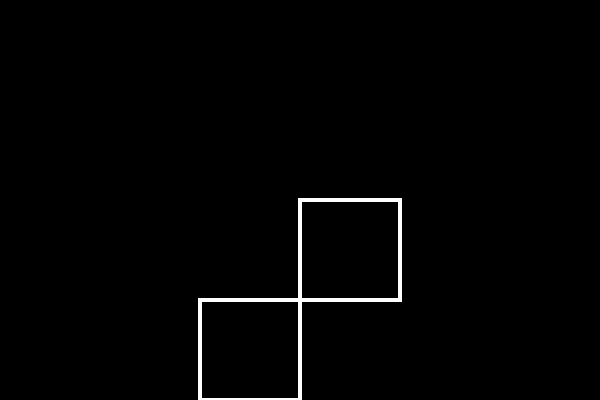
Frame 1 (no input)
Frame 60 (no input): identical to frame 1, image omitted
Frame 120 (the mouse pressed at the canvas centre since frame 60): identical to frame 1, image omitted

The p5.js sketch that drew this single still picture (run headless with seeded random() and noise() and a simulated clock; from frame 60 on, the mouse is pressed at the canvas centre):

// p5.js sketch
// ── sketch.js
// https://editor.p5js.org/jht9629-nyu/sketches/1OY9mWiG4
// 3.4_1_p5.js_Boolean_variables

// Correction to sketch link in video
// https://thecodingtrain.com/tracks/code-programming-with-p5-js/code/3-conditionals/4-boolean

// 3.4_1_p5.js_Boolean_variables
// https://github.com/Codingrainbow/Rainbow-Code/blob/master/p5.js/3.4_1_p5.js_Boolean_variables%20/sketch.js

var isGreen = false;

function setup() {
  createCanvas(600, 400);
}

function draw() {
  if (isGreen) {
    background(0, 255, 0);
  } else {
    background(0);
  }
  stroke(255);
  strokeWeight(4);
  noFill();

  if (testRect(300, 200, 100, 100)) {
    fill(255, 0, 200);
  }
  else {
    fill(0)
  }
  rect(300, 200, 100, 100);
  if (testRect(200, 300, 100, 100)) {
    fill(255, 0, 200);
  }
  else {
    fill(0)
  }
  rect(200, 300, 100, 100);
}

function mousePressed() {
  if (testRect(300, 200, 100, 100)) {
    // if (isGreen) {
    //   isGreen = false;
    // } else {
    //   isGreen = true;
    // }
    isGreen = !isGreen;
  }
}

function testRect(x,y,w,h) {
  return mouseX > x && mouseX < x+w && mouseY > y && mouseY < y+h;
}

// function rectTest() {
//   return mouseX > 300 && mouseX < 300+100 && mouseY > 200 && mouseY < 200+100;
// }
